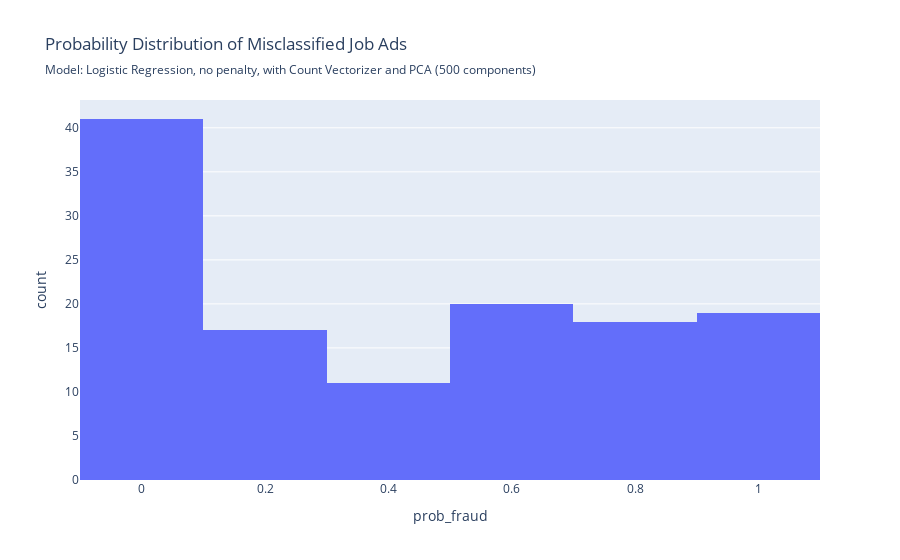

The notebook cell saved with this chart:
### Code cell
scores_log_cv_pca_500, res_log_cv_pca_500 = evaluate_model(
    model_log_pca_500, X_test, y_test, 
    fig_subtitle= 'Logistic Regression, no penalty, with Count Vectorizer and PCA (500 components)', 
    short_name='log_cv_pca_500', 
    save_figs=True,
    return_misclassified = False,
    return_all_results = True
)

### Figure 1 — Plotly figure (JSON) as saved in the notebook; plotly's stock layout.template omitted (floating-point values rounded to 4 significant figures)
{"data": [{"bingroup": "x", "hovertemplate": "prob_fraud=%{x}<br>count=%{y}<extra></extra>", "legendgroup": "", "marker": {"color": "#636efa", "pattern": {"shape": ""}}, "name": "", "orientation": "v", "showlegend": false, "type": "histogram", "x": [0.01492, 0.07126, 0.918, 0.002946, 0.4429, 0.2788, 0.04041, 1.857e-05, 0.7495, 0.1432, 0.9214, 0.9049, 0.2939, 0.852, 0.05124, 0.004131, 6.604e-07, 0.4698, 0.8737, 0.1137, 0.02457, 7.122e-05, 4.747e-09, 0.416, 0.4622, 2.147e-07, 0.001828, 0.1171, 0.002076, 1.0, 0.9565, 1.574e-06, 5.553e-07, 0.00545, 0.1947, 0.9171, 0.07096, 0.8122, 0.9517, 0.02073, 0.8471, 0.9062, 0.9621, 0.5377, 1.222e-10, 0.4908, 0.5424, 0.243, 0.5102, 0.5077, 0.003339, 0.779, 1.394e-05, 0.1489, 0.7914, 0.00635, 0.002255, 0.6715, 0.3315, 0.5057, 0.4125, 0.9753, 0.07348, 0.4978, 0.6275, 0.838, 0.7428, 0.814, 0.9732, 0.8285, 1.181e-79, 0.01052, 0.1202, 0.5858, 0.4392, 0.9965, 0.687, 0.6002, 0.9973, 0.9992, 0.6368, 0.4499, 3.361e-08, 0.0005646, 0.4334, 0.002567, 0.8023, 0.9477, 0.9997, 0.1095, 0.6776, 0.08453, 0.6278, 7.208e-09, 0.1602, 0.603, 4.565e-08, 0.9463, 0.9865, 1.357e-09, 0.6006, 3.42e-05, 0.804, 0.9986, 0.2437, 0.279, 0.8837, 0.5087, 0.00515, 0.0003994, 0.5114, 0.000108, 0.8083, 0.001031, 0.8737, 0.001261, 0.2739, 0.5834, 0.1519, 0.0002053, 0.2004, 0.8449, 0.6343, 0.1633, 0.8689, 0.621], "xaxis": "x", "yaxis": "y"}], "layout": {"barmode": "relative", "legend": {"tracegroupgap": 0}, "title": {"subtitle": {"text": "Model: Logistic Regression, no penalty, with Count Vectorizer and PCA (500 components)"}, "text": "Probability Distribution of Misclassified Job Ads"}, "xaxis": {"anchor": "y", "domain": [0, 1], "title": {"text": "prob_fraud"}}, "yaxis": {"anchor": "x", "domain": [0, 1], "title": {"text": "count"}}}}
